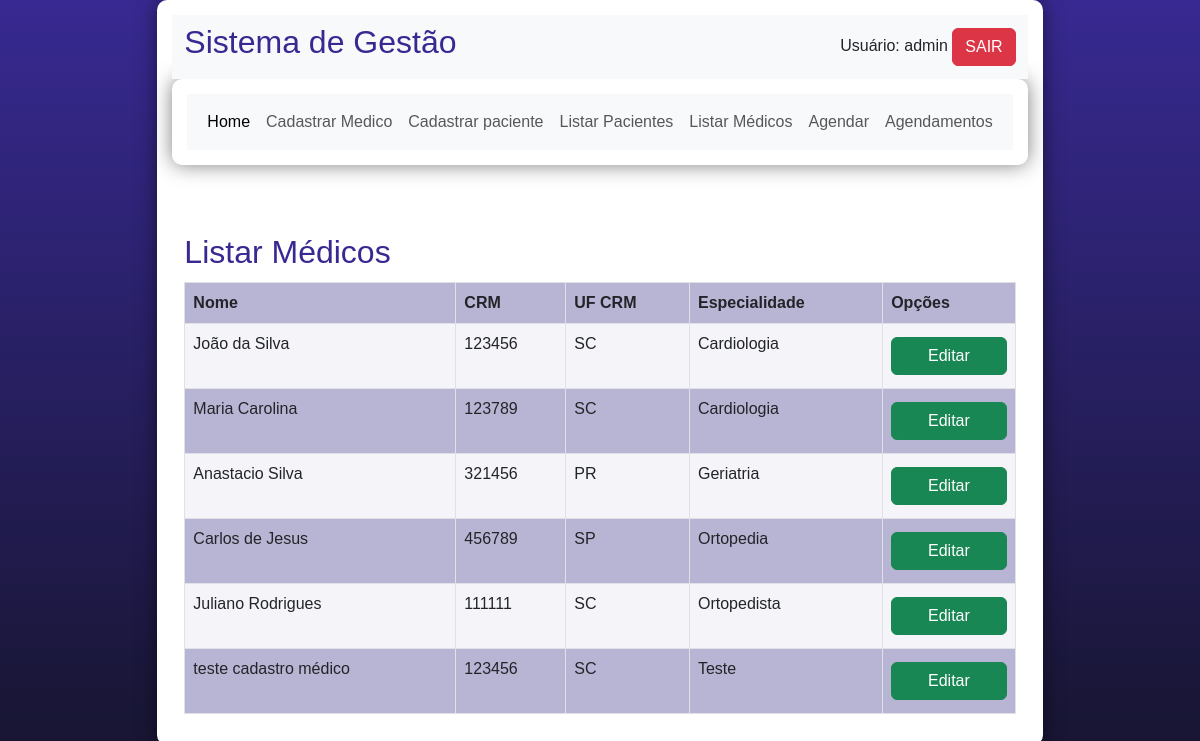
Before: /dashboard.php?page=listar-medicos (signed in) with the older database file.
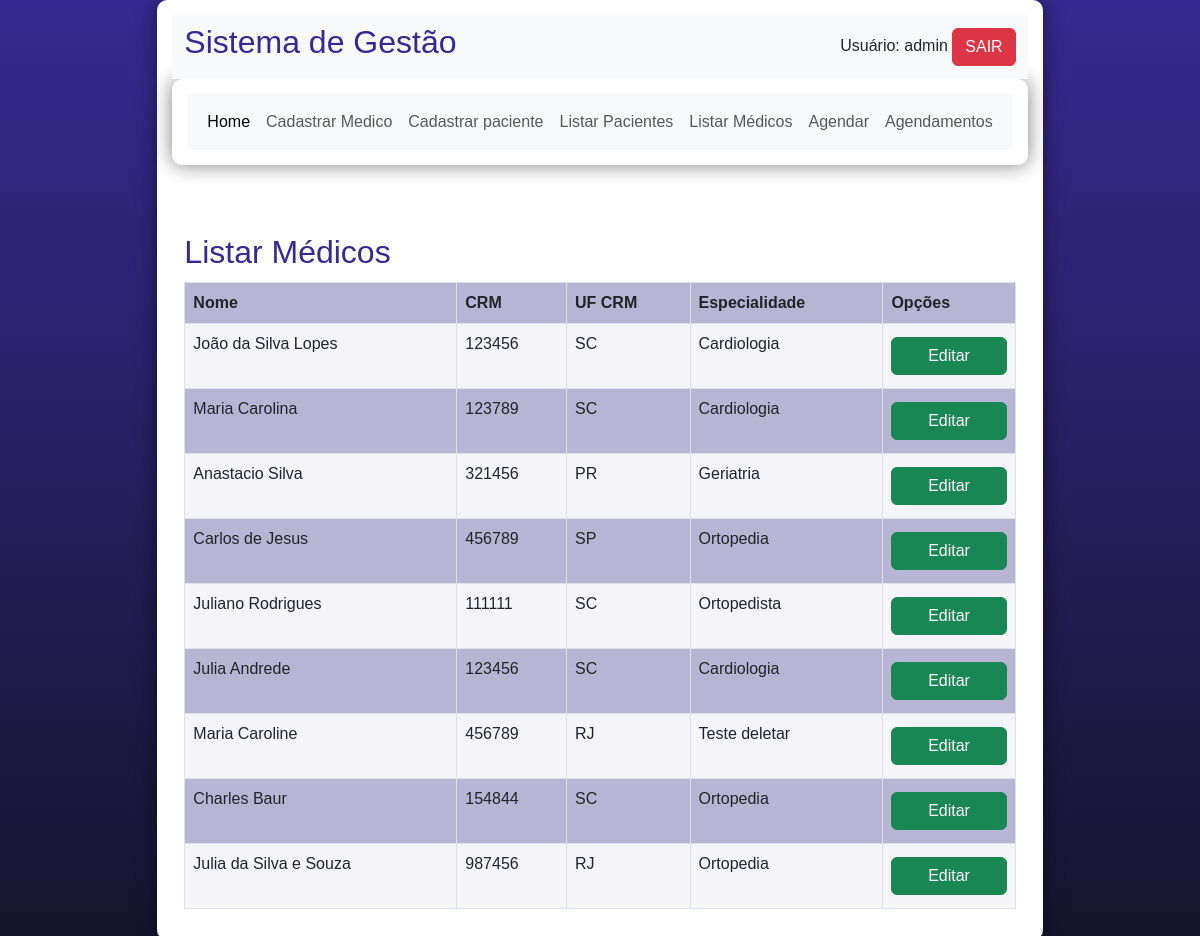
After: the same page with the newer database file.
### tables this page shows
CREATE TABLE `medicos` (
  `id` int(11) NOT NULL,
  `crm` int(6) NOT NULL,
  `ufcrm` varchar(2) NOT NULL,
  `nomemedico` varchar(45) NOT NULL,
  `especialidade` varchar(45) NOT NULL
);

### listar-medicos.php (the view)
<h2>Listar Médicos</h2>
<?php
      $sql = "SELECT * FROM medicos";
      $res = $conn->query($sql);
      $qtd = $res->num_rows;
      if($qtd > 0){
        print "<table class='table table-hover table-striped table-bordered'>";
        print "<tr>";
        print "<th>Nome</th>";
        print "<th>CRM</th>";
        print "<th>UF CRM</th>";
        print "<th>Especialidade</th>";
        print "<th>Opções</th>";
        print "</tr>";
        while($row = $res->fetch_object()){
          print "<tr>";
            print "<td>".$row->nomemedico."</td>";
            print "<td>".$row->crm."</td>";
            print "<td>".$row->ufcrm."</td>";
            print "<td>".$row->especialidade."</td>";
            print " <td>
                    <button class='btn btn-success' onclick=\"location.href='?page=editar-med&id=".$row->id."';\">Editar</button>
                    </td>";
          print "</tr>";
          }
          print "</table>";
        } else{
          print "<p class='alert alert-danger'>Não encontrou nenhum resultado</p>";
      }
  ?>

Changed rows visible on the page:
changed medicos: nomemedico "João da Silva" → "João da Silva Lopes"
changed medicos: nomemedico "teste cadastro médico" → "Julia Andrede"; especialidade "Teste" → "Cardiologia"
added medicos: nomemedico "Maria Caroline", crm "456789", ufcrm "RJ", especialidade "Teste deletar"
added medicos: nomemedico "Charles Baur", crm "154844", ufcrm "SC", especialidade "Ortopedia"
added medicos: nomemedico "Julia da Silva e Souza", crm "987456", ufcrm "RJ", especialidade "Ortopedia"
